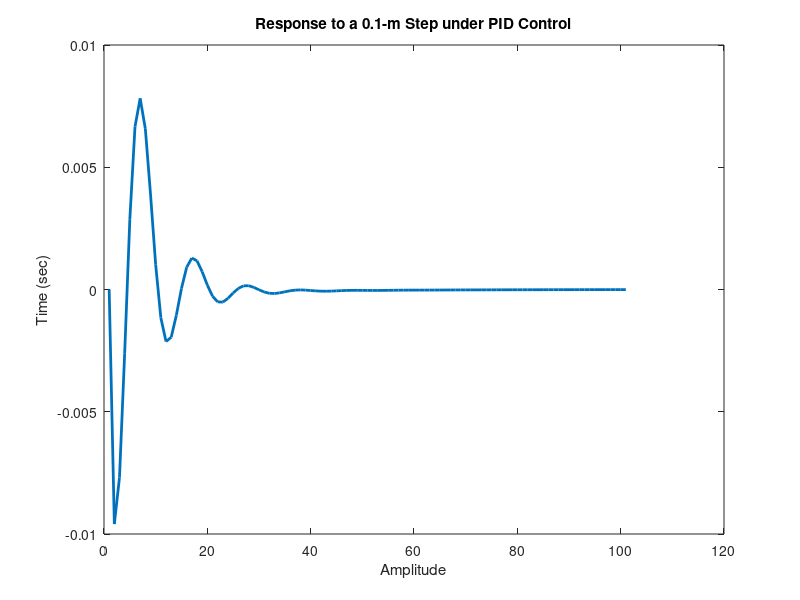

Write MATLAB code to recreate this figure.
%% open loop
M1 = 2500;
M2 = 320;
K1 = 80000;
K2 = 500000;
b1 = 350;
b2 = 15020;

s = tf('s');
G1 = ((M1+M2)*s^2+b2*s+K2)/((M1*s^2+b1*s+K1)*(M2*s^2+(b1+b2)*s+(K1+K2))-(b1*s+K1)*(b1*s+K1));
G2 = (-M1*b2*s^3-M1*K2*s^2)/((M1*s^2+b1*s+K1)*(M2*s^2+(b1+b2)*s+(K1+K2))-(b1*s+K1)*(b1*s+K1));

M1 = 2500;
M2 = 320;
K1 = 80000;
K2 = 500000;
b1 = 350;
b2 = 15020;

s = tf('s');
G1 = ((M1+M2)*s^2+b2*s+K2)/((M1*s^2+b1*s+K1)*(M2*s^2+(b1+b2)*s+(K1+K2))-(b1*s+K1)*(b1*s+K1));

G2 = (-M1*b2*s^3-M1*K2*s^2)/((M1*s^2+b1*s+K1)*(M2*s^2+(b1+b2)*s+(K1+K2))-(b1*s+K1)*(b1*s+K1));

y = step(0.1*G2)
plot(y,'LineWidth',2);
xlabel('Amplitude') 
ylabel('Time (sec)') 
title(' Relative Displacement response to 0.1m step input');
%% PID
m1 = 2500;
m2 = 320;
k1 = 80000;
k2 = 500000;
b1 = 350;
b2 = 15020;

nump=[(m1+m2) b2 k2];
denp=[(m1*m2) (m1*(b1+b2))+(m2*b1) (m1*(k1+k2))+(m2*k1)+(b1*b2) (b1*k2)+(b2*k1) k1*k2];
G1=tf(nump,denp);

num1=[-(m1*b2) -(m1*k2) 0 0];
den1=[(m1*m2) (m1*(b1+b2))+(m2*b1) (m1*(k1+k2))+(m2*k1)+(b1*b2) (b1*k2)+(b2*k1) k1*k2];
G2=tf(num1,den1);

numf=num1;
denf=nump;
F=tf(numf,denf);

Kd = 208025;
Kp = 832100;
Ki = 624075;
C = pid(Kp,Ki,Kd);

sys_cl=F*feedback(G1,C);

t=0:0.05:5;
y = step(0.1*sys_cl,t);
plot(y,'LineWidth',2);
xlabel('Amplitude') 
ylabel('Time (sec)') 
title('Response to a 0.1-m Step under PID Control')
